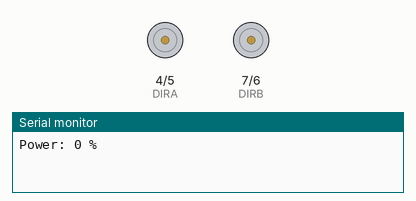
A sketch run on a simulated Arduino Uno, built with avr-gcc and run on an emulated ATmega328P. Parts: direction and speed pins drawn as motors (green arrow = direction pin HIGH = forward, orange = LOW = backward, longer = more drive), the last lines printed to the serial monitor.

Above: at 0.02 s.
At 5.08 s:
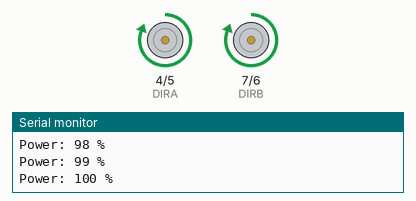
At 9.33 s:
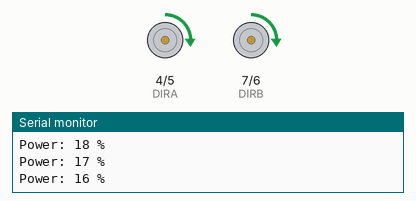
At 15.11 s:
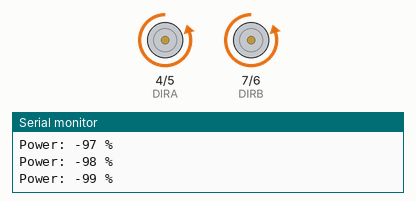
Timing chart, 0 to 26.4 s (numbered marks = the images above):
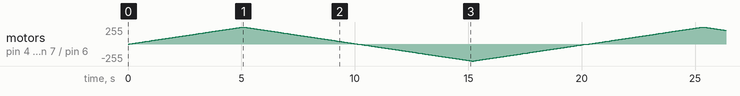

The sketch:

l298p_motor_shield_test.ino
```cpp
/*
  Пример работы с платой L298P Drive Shield V1
  Created by Rostislav Varzar
*/

#define PWMA 5
#define DIRA 4
#define PWMB 6
#define DIRB 7

void setup() {
  // Инициализация последовательного порта
  Serial.begin(9600);
  // Инициализация выходов для управления моторами
  pinMode(DIRA, OUTPUT);
  pinMode(DIRB, OUTPUT);
}

void loop() {
  int value;
  // Плавно увеличиваем мощность в одну сторону
  for (value = 0 ; value <= 100; value += 1)
  {
    motorA_setpower(value);
    motorB_setpower(value);
    Serial.println("Power: " + String(value) + " %");
    delay(50);
  }
  // Плавно уменьшаем мощность, переходим 0 и начинаем вращать в другую сторону
  for (value = 100 ; value >= -100; value -= 1)
  {
    motorA_setpower(value);
    motorB_setpower(value);
    Serial.println("Power: " + String(value) + " %");
    delay(50);
  }
  // Плавно уменьшаем мощность
  for (value = -100 ; value <= 0; value += 1)
  {
    motorA_setpower(value);
    motorB_setpower(value);
    Serial.println("Power: " + String(value) + " %");
    delay(50);
  }
}

// Мощность мотора "A" от -100% до +100% (от знака зависит направление вращения)
void motorA_setpower(int pwr)
{
  // Проверка диапазонов
  if (pwr < -100)
  {
    pwr = -100;
  }
  if (pwr > 100)
  {
    pwr = 100;
  }
  // Установка направления
  if (pwr < 0)
  {
    digitalWrite(DIRA, LOW);
  }
  else
  {
    digitalWrite(DIRA, HIGH);
  }
  // Установка мощности
  int pwmvalue = abs(pwr) * 2.55;
  analogWrite(PWMA, pwmvalue);
}

// Мощность мотора "B" от -100% до +100% (от знака зависит направление вращения)
void motorB_setpower(int pwr)
{
  // Проверка диапазонов
  if (pwr < -100)
  {
    pwr = -100;
  }
  if (pwr > 100)
  {
    pwr = 100;
  }
  // Установка направления
  if (pwr < 0)
  {
    digitalWrite(DIRB, LOW);
  }
  else
  {
    digitalWrite(DIRB, HIGH);
  }
  // Установка мощности
  int pwmvalue = abs(pwr) * 2.55;
  analogWrite(PWMB, pwmvalue);
}
```
